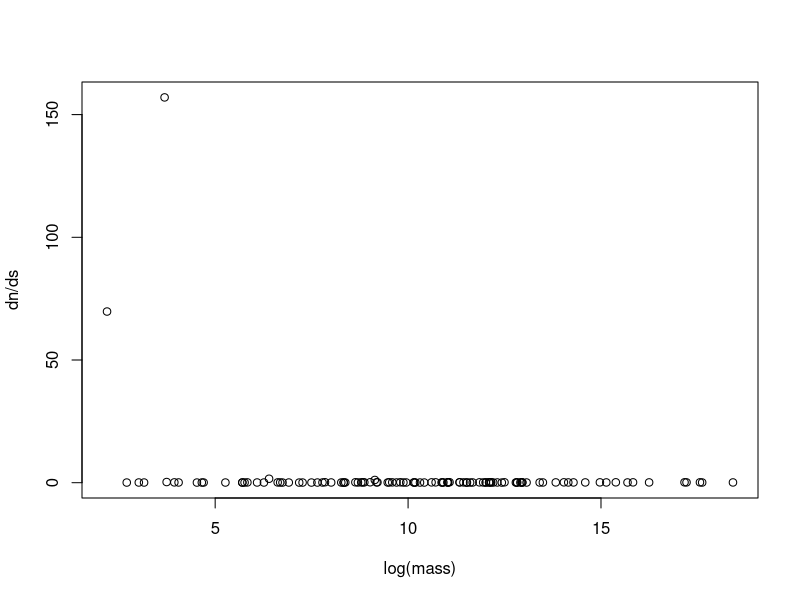
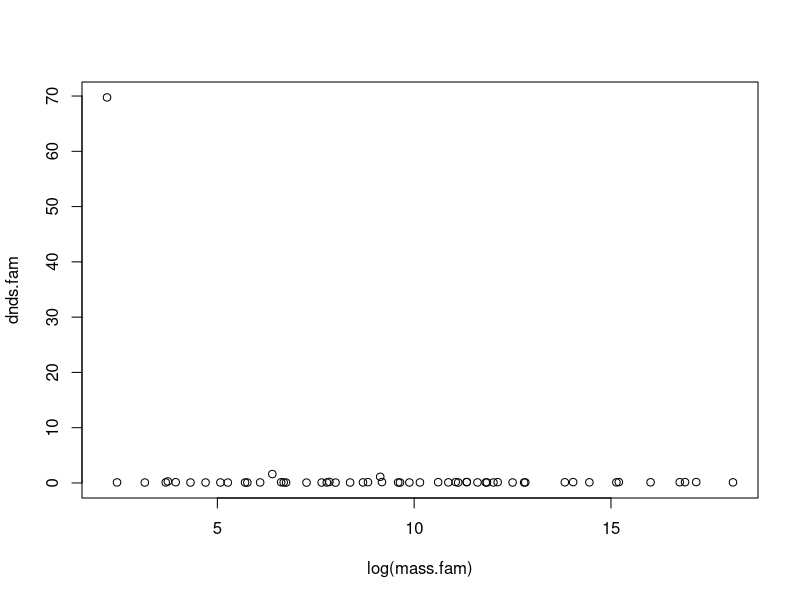
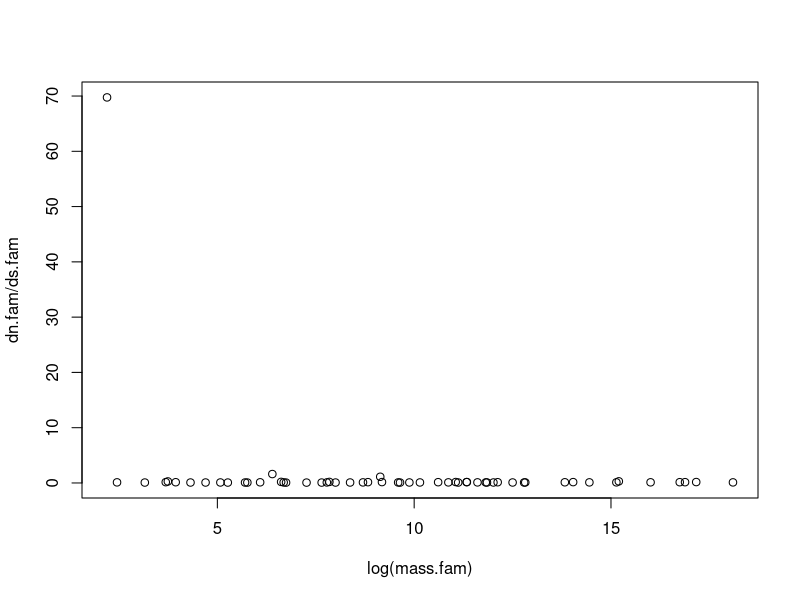
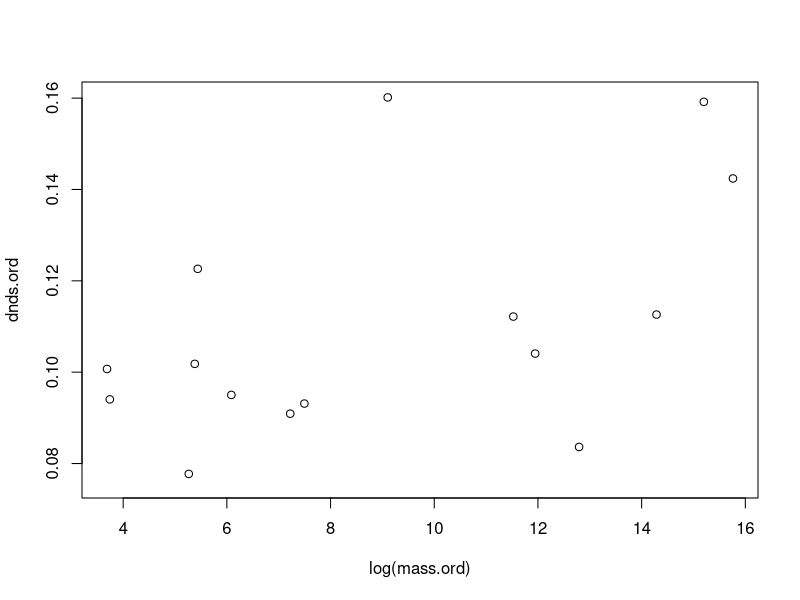
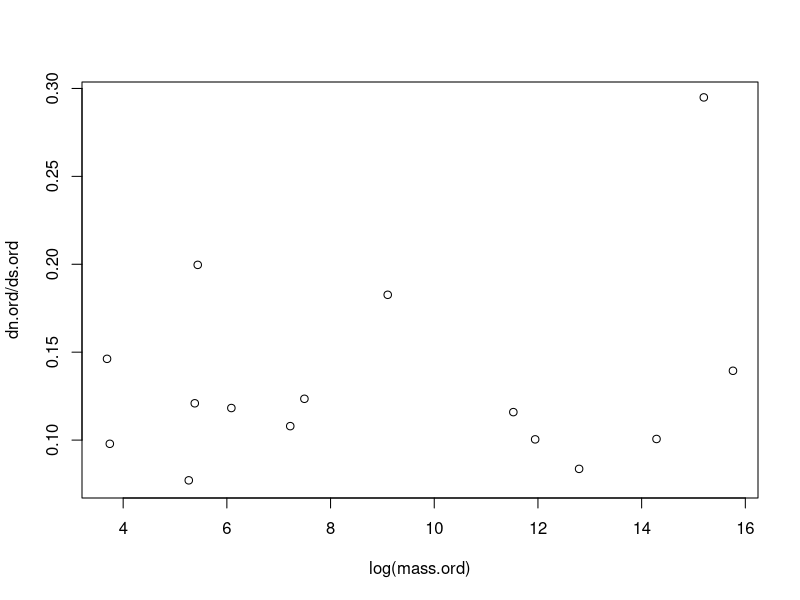

The R script that drew these images, in order:
# Created on 09/03/11 by jdutheil
# Last modif 09/03/11 by jdutheil
# Read dn and ds mapping and merge data with life history traits and taxonomy.

dn<-read.table("mammals_dn.csv", header=T, sep=",")
ds<-read.table("mammals_ds.csv", header=T, sep=",")

dn$dn<-dn$Branch.length
dn$Branch.length<-NULL
ds$ds<-ds$Branch.length
ds$Branch.length<-NULL
d<-merge(dn, ds, all=TRUE)
 
#Missing some species...
#t<-read.table("LHV.csv", header=TRUE)
#t$Name<-paste(t$Genus, t$species, sep="_")
##Prepare data for import in phyview:
#write.table(t, file="mammals_taxo_traits.csv", sep=",", row.names=FALSE, quote=FALSE)

m<-read.table("mammals_mass_taxo.csv", header=TRUE, sep=",")
dm<-merge(d, m, all=TRUE)
write.table(dm, "mammals_mass_taxo_dn_ds.csv", sep=",", row.names=FALSE, quote=FALSE)

plot(dn/ds~log(mass),dm)
cor.test(~I(dn/ds)+log(mass),dm,method="kendal")

dm$FAM<-paste(dm$SuperOrder, dm$Order, dm$Family)
dn.fam<-sapply(split(dm$dn, dm$FAM),sum, na.rm=TRUE)
ds.fam<-sapply(split(dm$ds, dm$FAM),sum, na.rm=TRUE)
dnds.fam<-sapply(split(dm$dn/dm$ds, dm$FAM),median, na.rm=TRUE)
mass.fam<-sapply(split(dm$mass, dm$FAM),median, na.rm=TRUE)
brle.fam<-sapply(split(dm$Branch.length, dm$FAM),sum, na.rm=TRUE)
plot(dnds.fam~log(mass.fam))
plot(dn.fam/ds.fam~log(mass.fam))


dn.ord<-sapply(split(dm$dn, dm$Order),sum, na.rm=TRUE)
ds.ord<-sapply(split(dm$ds, dm$Order),sum, na.rm=TRUE)
dnds.ord<-sapply(split(dm$dn/dm$ds, dm$Order),median, na.rm=TRUE)
mass.ord<-sapply(split(dm$mass, dm$Order),median, na.rm=TRUE)
brle.ord<-sapply(split(dm$Branch.length, dm$Order),sum, na.rm=TRUE)
plot(dnds.ord~log(mass.ord))
plot(dn.ord/ds.ord~log(mass.ord))


